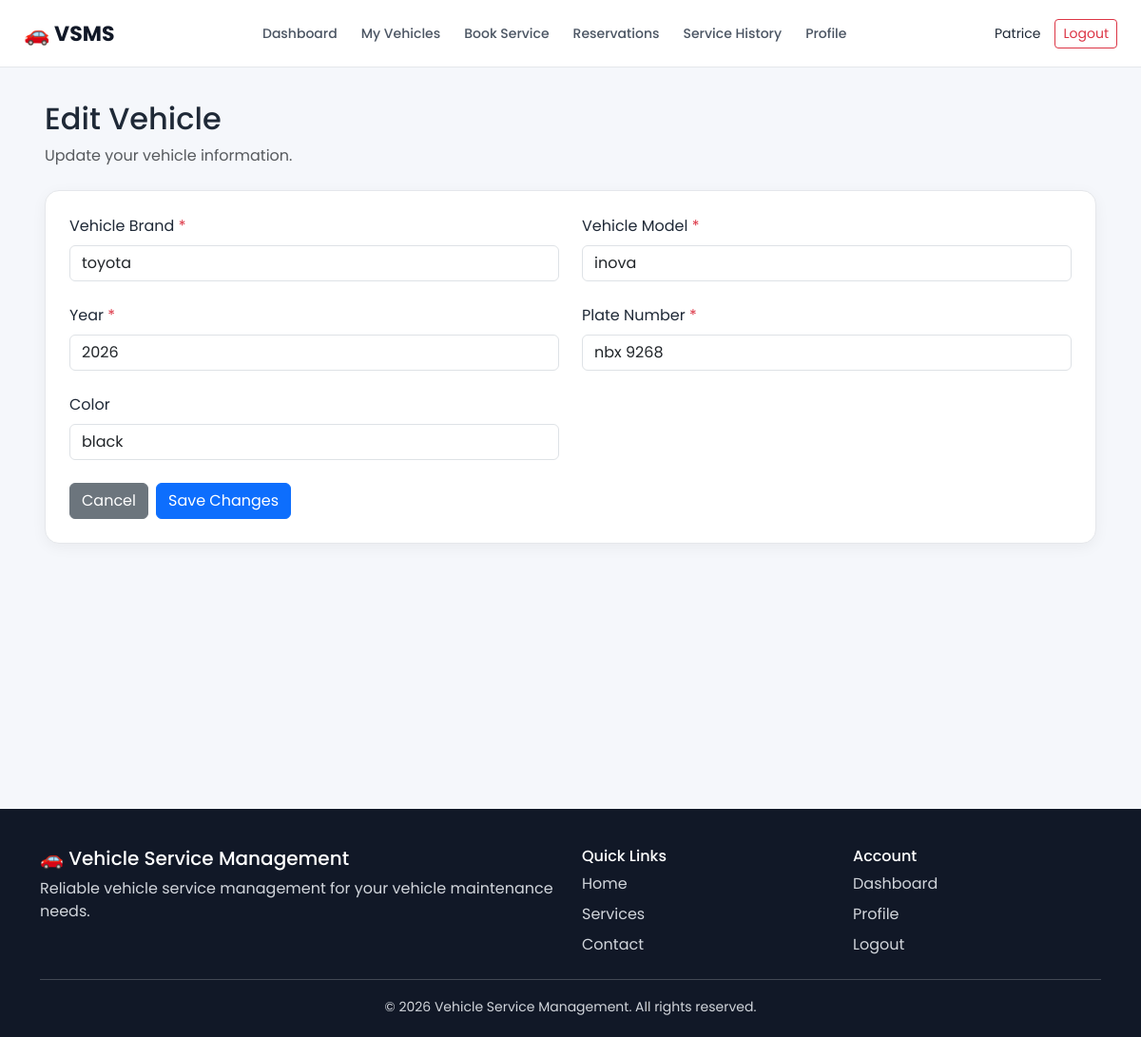
The app's page /vehicle-service-management/customer/edit_vehicle.php?id=8 (signed in) with its own data.
### tables this page shows
CREATE TABLE `vehicles` (
  `id` int(11) NOT NULL,
  `user_id` int(11) NOT NULL,
  `brand` varchar(50) NOT NULL,
  `model` varchar(50) NOT NULL,
  `year` year(4) NOT NULL,
  `plate_number` varchar(20) NOT NULL,
  `color` varchar(30) DEFAULT NULL,
  `created_at` timestamp NOT NULL DEFAULT current_timestamp()
);

### vehicle-service-management/customer/edit_vehicle.php (the view, shortened to what this page needs)
<?php
include "../includes/customer_header.php";
$user_id = $_SESSION['customer_id'];
$vehicle_id = isset($_GET['id']) ? intval($_GET['id']) : 0;
$stmt = mysqli_prepare(
    $conn,
    "SELECT *
     FROM vehicles
     WHERE id = ?
     AND user_id = ?"
);
mysqli_stmt_bind_param(
    $stmt,
    "ii",
    $vehicle_id,
    $user_id
);
mysqli_stmt_execute($stmt);
$result = mysqli_stmt_get_result($stmt);
$vehicle = mysqli_fetch_assoc($result);
?>
<div class="container-fluid">
    <div class="mb-4">
        <h2>
            Edit Vehicle
        </h2>
        <p class="text-muted">
            Update your vehicle information.
        </p>
    </div>
    <div class="dashboard-card">
        <form
            method="POST"
            action="edit_vehicle.php?id=<?= $vehicle_id; ?>"
        >
            <div class="row g-4">
                <div class="col-md-6">
                    <label
                        for="brand"
                        class="form-label"
                    >
                        Vehicle Brand
                        <span class="text-danger">
                            *
                        </span>
                    </label>
                    <input
                        type="text"
                        class="form-control"
                        id="brand"
                        name="brand"
                        value="<?= htmlspecialchars($vehicle['brand']); ?>"
                        required
                    >
                </div>
                <div class="col-md-6">
                    <label
                        for="model"
                        class="form-label"
                    >
                        Vehicle Model
                        <span class="text-danger">
                            *
                        </span>
                    </label>
                    <input
                        type="text"
                        class="form-control"
                        id="model"
                        name="model"
                        value="<?= htmlspecialchars($vehicle['model']); ?>"
                        required
                    >
                </div>
                <div class="col-md-6">
                    <label
                        for="year"
                        class="form-label"
                    >
                        Year
                        <span class="text-danger">
                            *
                        </span>
                    </label>
                    <input
                        type="number"
                        class="form-control"
                        id="year"
                        name="year"
                        value="<?= htmlspecialchars($vehicle['year']); ?>"
                        min="1900"
                        max="2100"
                        required
                    >
                </div>
                <div class="col-md-6">
                    <label
                        for="plate_number"
                        class="form-label"
                    >
                        Plate Number
                        <span class="text-danger">
                            *
                        </span>
                    </label>
                    <input
                        type="text"
                        class="form-control"
                        id="plate_number"
                        name="plate_number"
                        value="<?= htmlspecialchars($vehicle['plate_number']); ?>"
                        required
                    >
                </div>
                <div class="col-md-6">
                    <label
                        for="color"
                        class="form-label"
                    >
                        Color
                    </label>
                    <input
                        type="text"
                        class="form-control"
                        id="color"
                        name="color"
                        value="<?= htmlspecialchars($vehicle['color'] ?? ''); ?>"
                    >
                </div>
            </div>
            <div class="d-flex gap-2 mt-4">
                <a
                    href="vehicles.php"
                    class="btn btn-secondary"
                >
                    Cancel
                </a>
                <button
                    type="submit"
                    class="btn btn-primary"
                >
                    Save Changes
                </button>
            </div>
        </form>
    </div>
</div>
<?php
include "../includes/customer_footer.php";
?>

### vehicle-service-management/css/customer.css (style rules this page uses)
* { box-sizing: border-box; }
body { margin: 0; font-family: 'Poppins', sans-serif; background: #f5f7fb; color: #1f2937; }
.dashboard-card { background: #ffffff; border-radius: 15px; padding: 25px; border: 1px solid #e5e7eb; box-shadow: 0 4px 15px rgba(0, 0, 0, 0.05); }

### records on screen
vehicles: brand "toyota", model "inova", year "2026", plate_number "nbx 9268", color "black"

### other values on screen
$_SESSION['customer_name'] "Patrice"
